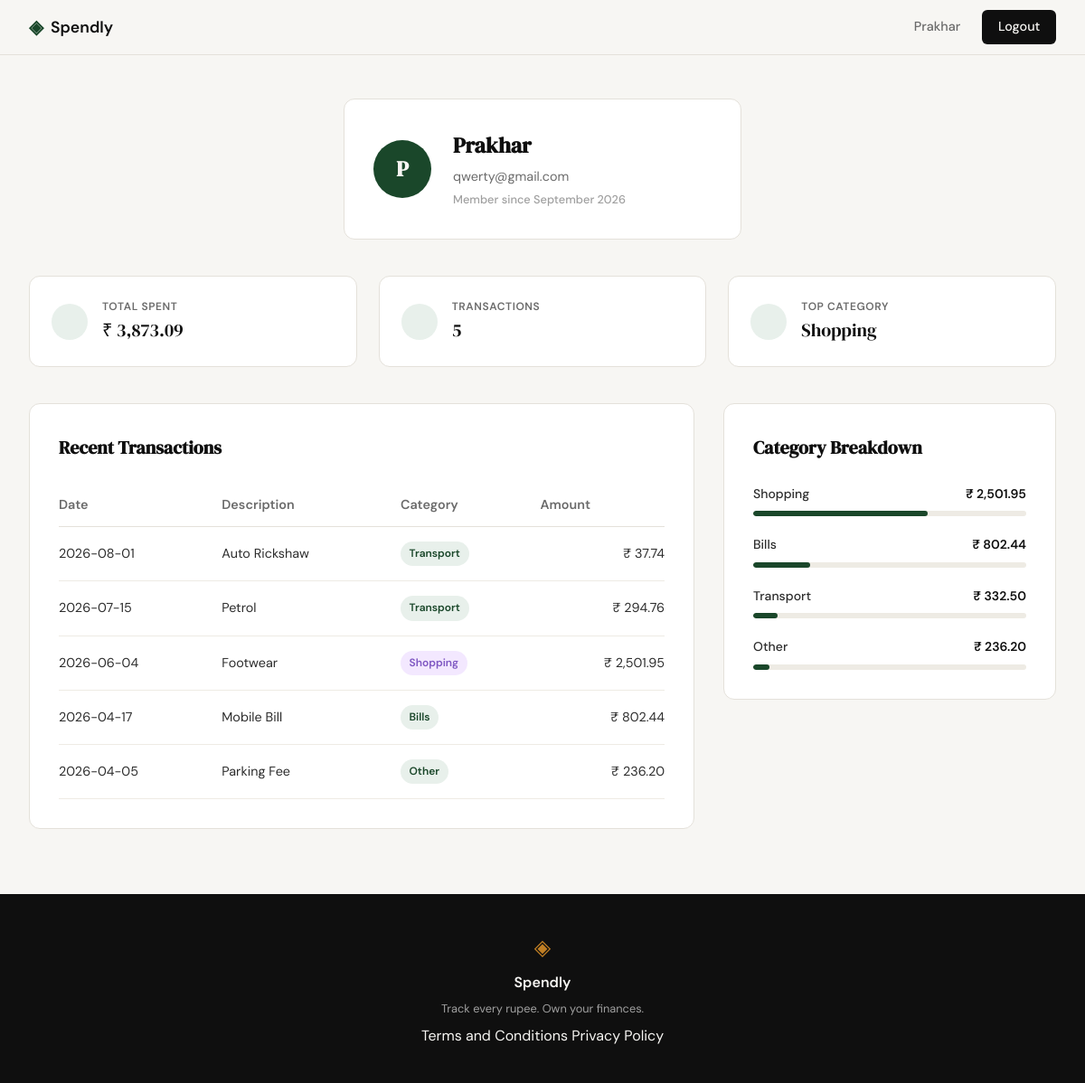
The page /profile (signed in) on the database its author committed.
### tables this page shows
CREATE TABLE users (
            id INTEGER PRIMARY KEY AUTOINCREMENT,
            name TEXT NOT NULL,
            email TEXT UNIQUE NOT NULL,
            password_hash TEXT NOT NULL,
            created_at TEXT DEFAULT CURRENT_TIMESTAMP
        );

CREATE TABLE expenses (
            id INTEGER PRIMARY KEY AUTOINCREMENT,
            user_id INTEGER NOT NULL,
            amount REAL NOT NULL,
            category TEXT NOT NULL,
            date TEXT NOT NULL,
            description TEXT,
            created_at TEXT DEFAULT CURRENT_TIMESTAMP,
            FOREIGN KEY (user_id) REFERENCES users (id)
        );

### app.py (the view)
@app.route("/profile")
def profile():
    user_id = session.get("user_id")
    if not user_id:
        return redirect(url_for("login"))
    user = get_user_by_id(user_id)
    if not user:
        flash("User not found", "error")
        return redirect(url_for("login"))
    stats = get_summary_stats(user_id)
    transactions = get_recent_transactions(user_id)
    categories = get_category_breakdown(user_id)
    return render_template(
        "profile.html",
        user=user,
        stats=stats,
        transactions=transactions,
        categories=categories
    )

### database/db.py (called while the page is built)
def get_db():
    db = sqlite3.connect('spendly.db')
    db.row_factory = sqlite3.Row
    db.execute('PRAGMA foreign_keys = ON')
    return db

### database/queries.py (called while the page is built)
def get_user_by_id(user_id):
    db = get_db()
    try:
        cursor = db.execute(
            "SELECT name, email, created_at FROM users WHERE id = ?",
            (user_id,)
        )
        row = cursor.fetchone()
        if row:
            created_at = datetime.strptime(row['created_at'], '%Y-%m-%d %H:%M:%S')
            member_since = created_at.strftime('%B %Y')
            return {
                "name": row['name'],
                "email": row['email'],
                "member_since": member_since,
                "initials": (row['name'][0] if row['name'] else 'U').upper()
            }
        return None
    finally:
        db.close()

def get_recent_transactions(user_id, limit=10):
    db = get_db()
    try:
        cursor = db.execute(
            "SELECT date, description, category, amount FROM expenses WHERE user_id = ? ORDER BY date DESC LIMIT ?",
            (user_id, limit)
        )
        rows = cursor.fetchall()
        transactions = []
        for row in rows:
            transactions.append({
                "date": row['date'],
                "description": row['description'],
                "category": row['category'],
                "amount": f"₹ {row['amount']:,.2f}"
            })
        return transactions
    finally:
        db.close()

### templates/profile.html (shortened to what this page needs)
{% extends "base.html" %}
{% block content %}
<div class="profile-container">
    <section class="user-header">
        <div class="auth-card profile-card">
            <div class="profile-card-inner">
                <div class="avatar">{{ user.initials }}</div>
                <div class="profile-details">
                    <h1>{{ user.name }}</h1>
                    <p class="text-muted">{{ user.email }}</p>
                    <p class="member-since">Member since {{ user.member_since }}</p>
                </div>
            </div>
        </div>
    </section>
    <section class="stats-grid">
        <div class="stat-card">
            <i data-lucide="indian-rupee" class="stat-icon"></i>
            <div class="stat-info">
                <span class="stat-label">Total Spent</span>
                <span class="stat-value">{{ stats.total_spent }}</span>
            </div>
        </div>
        <div class="stat-card">
            <i data-lucide="list" class="stat-icon"></i>
            <div class="stat-info">
                <span class="stat-label">Transactions</span>
                <span class="stat-value">{{ stats.transaction_count }}</span>
            </div>
        </div>
        <div class="stat-card">
            <i data-lucide="pie-chart" class="stat-icon"></i>
            <div class="stat-info">
                <span class="stat-label">Top Category</span>
                <span class="stat-value">{{ stats.top_category }}</span>
            </div>
        </div>
    </section>
    <div class="profile-main-grid">
        <section class="history-section">
            <div class="auth-card">
                <h2 class="section-title">Recent Transactions</h2>
                <table class="profile-table">
                    <thead>
                        <tr>
                            <th>Date</th>
                            <th>Description</th>
                            <th>Category</th>
                            <th class="text-right">Amount</th>
                        </tr>
                    </thead>
                    <tbody>
                        {% for tx in transactions %}
                        <tr>
                            <td>{{ tx.date }}</td>
                            <td>{{ tx.description }}</td>
                            <td>
                                <span class="category-badge badge-{{ tx.category.lower() }}">
                                    {{ tx.category }}
                                </span>
                            </td>
                            <td class="text-right">{{ tx.amount }}</td>
                        </tr>
                        {% endfor %}
                    </tbody>
                </table>
            </div>
        </section>
        <section class="breakdown-section">
            <div class="auth-card">
                <h2 class="section-title">Category Breakdown</h2>
                <div class="category-list">
                    {% for cat in categories %}
                    <div class="category-item">
                        <div class="category-meta">
                            <span class="category-name">{{ cat.name }}</span>
                            <span class="category-amount">{{ cat.total }}</span>
                        </div>
                        <div class="category-bar-container">
                            <div class="category-bar" style="width: {{ cat.percentage }}%"></div>
                        </div>
                    </div>
                    {% endfor %}
                </div>
            </div>
        </section>
    </div>
</div>
{% endblock %}

### templates/base.html (shortened to what this page needs)
<!DOCTYPE html>
<html lang="en">
<head>
    <link rel="stylesheet" href="{{ url_for('static', filename='css/style.css') }}">
</head>
<body>
    <nav class="navbar">
        <div class="nav-inner">
            <a href="{{ url_for('landing') }}" class="nav-brand">
                <span class="brand-icon">◈</span>
                <span class="brand-name">Spendly</span>
            </a>
            <div class="nav-links">
                {% if session.user_id %}
                    <a href="{{ url_for('profile') }}" class="nav-user">{{ session.user_name }}</a>
                    <a href="{{ url_for('logout') }}" class="nav-cta">Logout</a>
                {% else %}
                    <a href="{{ url_for('login') }}">Sign in</a>
                    <a href="{{ url_for('register') }}" class="nav-cta">Get started</a>
                {% endif %}
            </div>
        </div>
    </nav>
    <main class="main-content">
        {% block content %}{% endblock %}
    </main>
    <footer class="footer">
        <div class="footer-inner">
            <span class="brand-icon">◈</span><span class="footer-name">Spendly</span>
            <p class="footer-copy">Track every rupee. Own your finances.</p>
            <p class="footer-links">
                <a href="{{ url_for('terms') }}">Terms and Conditions</a>
                <a href="{{ url_for('privacy') }}">Privacy Policy</a>
            </p>
        </div>
    </footer>
</body>
</html>

### rows shown on the page
users: user_name "Prakhar", name "Prakhar", email "qwerty@gmail.com"
expenses: top_category "Shopping", date "2026-06-04", description "Footwear", category "Shopping", amount "₹ 2,501.95"
expenses: date "2026-08-01", description "Auto Rickshaw", category "Transport", amount "₹ 37.74"
expenses: date "2026-07-15", description "Petrol", category "Transport", amount "₹ 294.76"
expenses: date "2026-04-17", description "Mobile Bill", category "Bills", amount "₹ 802.44"
expenses: date "2026-04-05", description "Parking Fee", category "Other", amount "₹ 236.20"

### other values the page prints
{{ user.initials }} "P"
{{ user.member_since }} "September 2026"
{{ stats.total_spent }} "₹ 3,873.09"
{{ stats.transaction_count }} "5"
{{ cat.name }} "Shopping" "Bills" "Transport" "Other"
{{ cat.total }} "₹ 2,501.95" "₹ 802.44" "₹ 332.50" "₹ 236.20"
